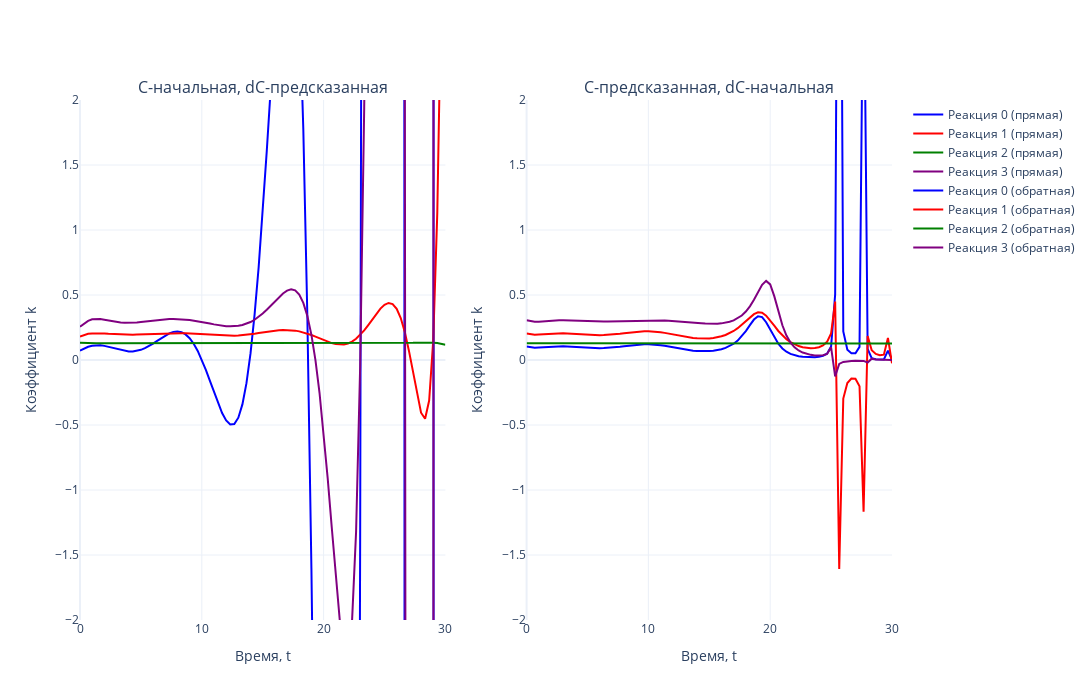

The notebook cell saved with this chart:
### Markdown cell above
## Генерация k в ходе обратной задачи

### Code cell
# Задаем цвета (4 цвета для реакций)
colors = ['blue', 'red', 'green', 'purple']

# Создаем два подграфика (2 столбца, 1 строка)
fig = make_subplots(rows=1, cols=2, subplot_titles=['C-начальная, dС-предсказанная', 'C-предсказанная, dС-начальная'])

# Первый график (прямая задача)
for i in range(N_REACTION):  
    fig.add_trace(go.Scatter(
        x=tsteps, 
        y=k_test_1[i, :], 
        mode='lines', 
        name=f'Реакция {i} (прямая)',
        line=dict(color=colors[i % len(colors)])  # Применяем цвета циклично
    ), row=1, col=1)

# Второй график (обратная задача)
for i in range(N_REACTION):  
    fig.add_trace(go.Scatter(
        x=tsteps, 
        y=k_test_2[i, :], 
        mode='lines', 
        name=f'Реакция {i} (обратная)',
        line=dict(color=colors[i % len(colors)])  # Применяем цвета циклично
    ), row=1, col=2)

# Настройки общего макета
fig.update_layout(
    template='plotly_white',
    width=1400,  # Общая ширина холста
    height=700,  # Высота холста
    showlegend=True
)

# Ограничение оси Y
fig.update_yaxes(range=[-2, 2], title_text='Коэффициент k', row=1, col=1)
fig.update_yaxes(range=[-2, 2], title_text='Коэффициент k', row=1, col=2)

# Подписи оси X
fig.update_xaxes(title_text='Время, t', row=1, col=1)
fig.update_xaxes(title_text='Время, t', row=1, col=2)

# Отображение графика
fig.show()
